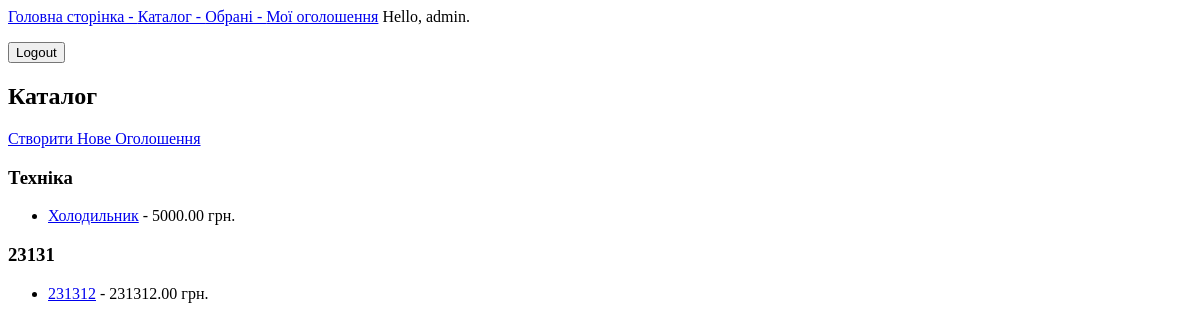
The page /products/ (signed in) on the database as committed earlier.
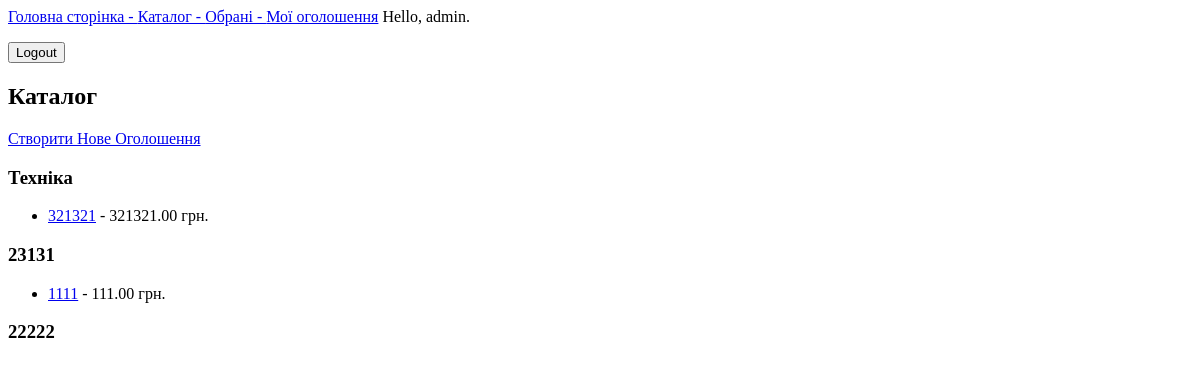
The same page on the database as committed later.
### shop/models.py (models this page shows, shortened)
class Category(models.Model):
    name = models.CharField(max_length=100, unique=True)
    description = models.TextField()

class Product(models.Model):
    title = models.CharField(max_length=200, verbose_name='Названня товару')
    description = models.TextField(verbose_name='Опис')
    price = models.DecimalField(max_digits=10, decimal_places=2, verbose_name='Ціна')
    category = models.ForeignKey(Category, on_delete=models.CASCADE, verbose_name='Каталог')
    published_date = models.DateTimeField(default=datetime.datetime.now, verbose_name='Дата публікації')
    contact = models.CharField(max_length=200, verbose_name='Контакти')
    STATUS_CHOICES = (
        ('active', 'Активно'),
        ('sold', 'Продано'),
    )
    status = models.CharField(max_length=10, choices=STATUS_CHOICES, default='active', verbose_name='Статус')
    owner = models.ForeignKey(settings.AUTH_USER_MODEL, on_delete=models.CASCADE, related_name='products')
    image = models.ImageField(blank=True, upload_to='images')

### shop/views.py (the view)
# urls.py: path('products/', views.product_list, name='product_list'),
@login_required
def product_list(request):
    categories = Category.objects.all()
    return render(request, 'shop/product_list.html', {'categories': categories})

### templates/shop/product_list.html (shortened to what this page needs)
{% extends 'shop/base.html' %}
{% block content %}
    <h2>Каталог</h2>
    <a href="{% url 'shop:create_product' %}" class="btn btn-primary">Створити Нове Оголошення</a>
    {% for category in categories %}
        <h3>{{ category.name }}</h3>
        <ul>
            {% for product in category.product_set.all %}
                <li><a href="{% url 'shop:product_detail' product.id %}">{{ product.title }}</a> - {{ product.price }} грн.</li>
            {% endfor %}
        </ul>
    {% empty %}
        <p>Тут ще не має категорій.</p>
    {% endfor %}
{% endblock %}

Rows that differ between the two databases and show on the page:
removed Product: title "Холодильник", price "5000.00", shown under Category "Техніка"
removed Product: title "231312", price "231312.00", shown under Category (number 2 of 3 on the later page)
added Product: title "321321", price "321321.00", shown under Category "Техніка"
added Product: title "1111", price "111.00", shown under Category (number 2 of 3 on the later page)
added Category: name "22222"
